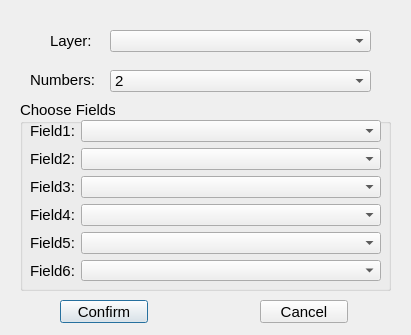
<?xml version="1.0" encoding="UTF-8"?>
<ui version="4.0">
 <class>CoAnalysisDialog</class>
 <widget class="QDialog" name="CoAnalysisDialog">
  <property name="geometry">
   <rect>
    <x>0</x>
    <y>0</y>
    <width>411</width>
    <height>335</height>
   </rect>
  </property>
  <property name="font">
   <font>
    <pointsize>11</pointsize>
   </font>
  </property>
  <property name="windowTitle">
   <string>Dialog</string>
  </property>
  <widget class="QComboBox" name="cmb_layer">
   <property name="geometry">
    <rect>
     <x>110</x>
     <y>30</y>
     <width>261</width>
     <height>22</height>
    </rect>
   </property>
   <property name="font">
    <font>
     <pointsize>11</pointsize>
    </font>
   </property>
  </widget>
  <widget class="QComboBox" name="cmb_numbers">
   <property name="geometry">
    <rect>
     <x>110</x>
     <y>70</y>
     <width>261</width>
     <height>22</height>
    </rect>
   </property>
   <property name="font">
    <font>
     <pointsize>11</pointsize>
    </font>
   </property>
   <item>
    <property name="text">
     <string>2</string>
    </property>
   </item>
   <item>
    <property name="text">
     <string>3</string>
    </property>
   </item>
   <item>
    <property name="text">
     <string>4</string>
    </property>
   </item>
   <item>
    <property name="text">
     <string>5</string>
    </property>
   </item>
   <item>
    <property name="text">
     <string>6</string>
    </property>
   </item>
  </widget>
  <widget class="QGroupBox" name="groupBox">
   <property name="geometry">
    <rect>
     <x>20</x>
     <y>100</y>
     <width>371</width>
     <height>191</height>
    </rect>
   </property>
   <property name="font">
    <font>
     <pointsize>11</pointsize>
    </font>
   </property>
   <property name="title">
    <string>Choose Fields</string>
   </property>
   <widget class="QWidget" name="gridLayoutWidget">
    <property name="geometry">
     <rect>
      <x>10</x>
      <y>20</y>
      <width>351</width>
      <height>161</height>
     </rect>
    </property>
    <layout class="QGridLayout" name="gridLayout">
     <item row="0" column="1">
      <widget class="QComboBox" name="cmb_1">
       <property name="sizePolicy">
        <sizepolicy hsizetype="Expanding" vsizetype="Fixed">
         <horstretch>0</horstretch>
         <verstretch>0</verstretch>
        </sizepolicy>
       </property>
       <property name="font">
        <font>
         <pointsize>11</pointsize>
        </font>
       </property>
      </widget>
     </item>
     <item row="3" column="0">
      <widget class="QLabel" name="label_4">
       <property name="font">
        <font>
         <pointsize>11</pointsize>
        </font>
       </property>
       <property name="text">
        <string>Field4:</string>
       </property>
      </widget>
     </item>
     <item row="1" column="0">
      <widget class="QLabel" name="label_2">
       <property name="font">
        <font>
         <pointsize>11</pointsize>
        </font>
       </property>
       <property name="text">
        <string>Field2:</string>
       </property>
      </widget>
     </item>
     <item row="2" column="0">
      <widget class="QLabel" name="label_3">
       <property name="font">
        <font>
         <pointsize>11</pointsize>
        </font>
       </property>
       <property name="text">
        <string>Field3:</string>
       </property>
      </widget>
     </item>
     <item row="4" column="1">
      <widget class="QComboBox" name="cmb_5">
       <property name="font">
        <font>
         <pointsize>11</pointsize>
        </font>
       </property>
      </widget>
     </item>
     <item row="0" column="0">
      <widget class="QLabel" name="label_1">
       <property name="font">
        <font>
         <pointsize>11</pointsize>
        </font>
       </property>
       <property name="text">
        <string>Field1:</string>
       </property>
      </widget>
     </item>
     <item row="4" column="0">
      <widget class="QLabel" name="label_5">
       <property name="font">
        <font>
         <pointsize>11</pointsize>
        </font>
       </property>
       <property name="text">
        <string>Field5:</string>
       </property>
      </widget>
     </item>
     <item row="2" column="1">
      <widget class="QComboBox" name="cmb_3">
       <property name="font">
        <font>
         <pointsize>11</pointsize>
        </font>
       </property>
      </widget>
     </item>
     <item row="1" column="1">
      <widget class="QComboBox" name="cmb_2">
       <property name="font">
        <font>
         <pointsize>11</pointsize>
        </font>
       </property>
      </widget>
     </item>
     <item row="3" column="1">
      <widget class="QComboBox" name="cmb_4">
       <property name="font">
        <font>
         <pointsize>11</pointsize>
        </font>
       </property>
      </widget>
     </item>
     <item row="5" column="0">
      <widget class="QLabel" name="label_6">
       <property name="font">
        <font>
         <pointsize>11</pointsize>
        </font>
       </property>
       <property name="text">
        <string>Field6:</string>
       </property>
      </widget>
     </item>
     <item row="5" column="1">
      <widget class="QComboBox" name="cmb_6">
       <property name="font">
        <font>
         <pointsize>11</pointsize>
        </font>
       </property>
      </widget>
     </item>
    </layout>
   </widget>
  </widget>
  <widget class="QLabel" name="label_7">
   <property name="geometry">
    <rect>
     <x>50</x>
     <y>30</y>
     <width>72</width>
     <height>21</height>
    </rect>
   </property>
   <property name="font">
    <font>
     <pointsize>11</pointsize>
    </font>
   </property>
   <property name="text">
    <string>Layer:</string>
   </property>
  </widget>
  <widget class="QLabel" name="label_8">
   <property name="geometry">
    <rect>
     <x>30</x>
     <y>70</y>
     <width>91</width>
     <height>20</height>
    </rect>
   </property>
   <property name="font">
    <font>
     <pointsize>11</pointsize>
    </font>
   </property>
   <property name="text">
    <string>Numbers:</string>
   </property>
  </widget>
  <widget class="QPushButton" name="pb_ok">
   <property name="geometry">
    <rect>
     <x>60</x>
     <y>300</y>
     <width>88</width>
     <height>23</height>
    </rect>
   </property>
   <property name="font">
    <font>
     <pointsize>11</pointsize>
    </font>
   </property>
   <property name="text">
    <string>Confirm</string>
   </property>
  </widget>
  <widget class="QPushButton" name="pb_cancel">
   <property name="geometry">
    <rect>
     <x>260</x>
     <y>300</y>
     <width>88</width>
     <height>23</height>
    </rect>
   </property>
   <property name="font">
    <font>
     <pointsize>11</pointsize>
    </font>
   </property>
   <property name="text">
    <string>Cancel</string>
   </property>
  </widget>
 </widget>
 <resources/>
 <connections/>
</ui>
